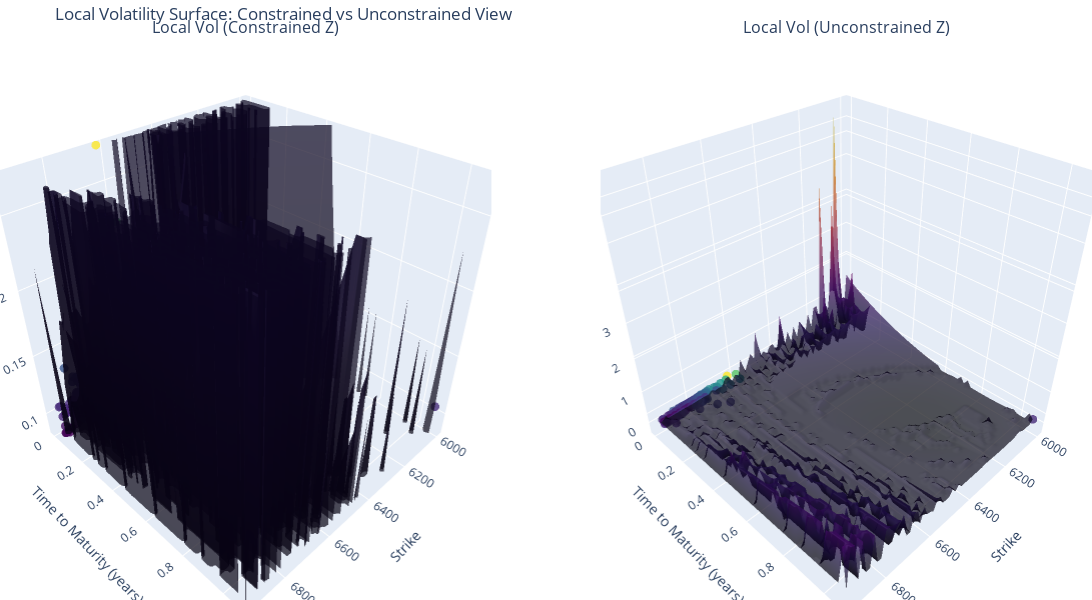

Notebook code cell kept with this figure:
### Code cell
impvol_interp = regres
params = [calls["S0"].iloc[0],calls["r"].iloc[0],impvol_interp]
local_vol_surface_ = get_local_vol_surface(calls,params)
plot_local_vol_surface(calls,local_vol_surface_)
